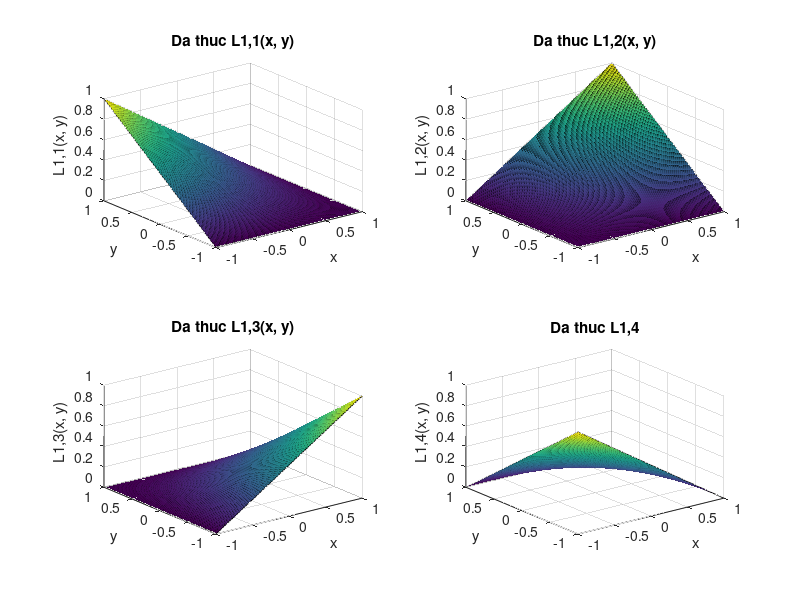

MATLAB code for this plot: (Note: this script raises an error after producing the figure.)
clc;
clear all;
close all;

% Visualize first degree Larange polynomials in [-1; 1] x [-1; 1].
x1 = -1:0.01:1;
y1 = -1:0.01:1;
[X1, Y1] = meshgrid(x1, y1);
L11 = (-X1 + Y1 - X1.*Y1 + 1)/4;
L12 = (X1 + Y1 + X1.*Y1 + 1)/4;
L13 = (X1 - Y1 - X1.*Y1 + 1)/4;
L14 = (-X1 - Y1 + X1.*Y1 + 1)/4;

figure('Name', 'Do thi ham Larange bac 1 tren mien [-1; 1] x [-1; 1]'...
    ,'NumberTitle','off')
subplot(2, 2, 1)
surf(X1, Y1, L11)
title('Da thuc L1,1(x, y)')
xlabel('x')
ylabel('y')
zlabel('L1,1(x, y)')
subplot(2, 2, 2)
surf(X1, Y1, L12)
title('Da thuc L1,2(x, y)')
xlabel('x')
ylabel('y')
zlabel('L1,2(x, y)')
subplot(2, 2, 3)
surf(X1, Y1, L13)
title('Da thuc L1,3(x, y)')
xlabel('x')
ylabel('y')
zlabel('L1,3(x, y)')
subplot(2, 2, 4)
surf(X1, Y1, L14)
title('Da thuc L1,4')
xlabel('x')
ylabel('y')
zlabel('L1,4(x, y)')
sgtitle('Cac da thuc Larange bac 1 tren mien [-1; 1] x [-1; 1]')


% Visualize z(x, y) = sin(pi*x) + cos(pi*y) in [0, 2] x [0, 2].
x2 = 0:0.02:2;
y2 = 0:0.02:2;
[X2, Y2] = meshgrid(x2, y2);
Z2 = sin(pi*X2) + cos(pi*Y2);
figure('Name', 'Do thi ham so z = sin(pi*x) + cos(pi*y) tren mien [0, 2] x [0, 2]'...
    ,'NumberTitle','off')
surf(X2, Y2, Z2)
title('Do thi ham so z = sin(pi*x) + cos(pi*y) tren mien [0, 2] x [0, 2]')
xlabel('x')
ylabel('y')
zlabel('z')


% Visualize second degree Larange polynomials in [-1; 1] x [-1; 1].
% We have 9 points: 
% Q1(-1, 1), Q2(0, 1), Q3(1, 1)
% Q4(1, 0), Q5(1, -1), Q6(0, -1)
% Q7(-1, -1), Q8(-1, 0), Q9(0, 0)
x3 = -1:0.01:1;
y3 = -1:0.01:1;
[X3, Y3] = meshgrid(x3, y3);
L21 = (X3.^2.*Y3.^2)/4 + (X3.^2.*Y3)/4 - (X3.*Y3.^2)/4 - (X3.*Y3)/4;
L22 = Y3.^2/2 - (X3.^2.*Y3)/2 - (X3.^2.*Y3.^2)/2 + Y3/2;
L23 = (X3.^2.*Y3.^2)/4 + (X3.^2.*Y3)/4 + (X3.*Y3.^2)/4 + (X3.*Y3)/4;
L24 = X3.^2/2 - (X3.^2.*Y3.^2)/2 - (X3.*Y3.^2)/2 + X3/2;
L25 = (X3.^2.*Y3.^2)/4 - (X3.^2.*Y3)/4 + (X3.*Y3.^2)/4 - (X3.*Y3)/4;
L26 = -(X3.^2.*Y3.^2)/2 + (X3.^2.*Y3)/2 + Y3.^2/2 - Y3/2;
L27 = (X3.^2.*Y3.^2)/4 - (X3.^2.*Y3)/4 - (X3.*Y3.^2)/4 + (X3.*Y3)/4;
L28 = -(X3.^2.*Y3.^2)/2 + X3.^2/2 + (X3.*Y3.^2)/2 - X3/2;
L29 = X3.^2.*Y3.^2 - X3.^2 - Y3.^2 + 1;

figure('Name', 'Do thi ham Larange bac 2 tren mien [-1; 1] x [-1; 1]'...
    ,'NumberTitle','off')
subplot(3, 3, 1)
surf(X3, Y3, L21)
title('Da thuc L2,1(x, y)')
xlabel('x')
ylabel('y')
zlabel('L2,1(x, y)')
subplot(3, 3, 2)
surf(X3, Y3, L22)
title('Da thuc L2,2(x, y)')
xlabel('x')
ylabel('y')
zlabel('L2,2(x, y)')
subplot(3, 3, 3)
surf(X3, Y3, L23)
title('Da thuc L2,3(x, y)')
xlabel('x')
ylabel('y')
zlabel('L2,3(x, y)')
subplot(3, 3, 4)
surf(X3, Y3, L24)
title('Da thuc L2,4(x, y)')
xlabel('x')
ylabel('y')
zlabel('L2,4(x, y)')
subplot(3, 3, 5)
surf(X3, Y3, L25)
title('Da thuc L2,5(x, y)')
xlabel('x')
ylabel('y')
zlabel('L2,5(x, y)')
subplot(3, 3, 6)
surf(X3, Y3, L26)
title('Da thuc L2,6(x, y)')
xlabel('x')
ylabel('y')
zlabel('L2,6(x, y)')
subplot(3, 3, 7)
surf(X3, Y3, L27)
title('Da thuc L2,7(x, y)')
xlabel('x')
ylabel('y')
zlabel('L2,7(x, y)')
subplot(3, 3, 8)
surf(X3, Y3, L28)
title('Da thuc L2,8(x, y)')
xlabel('x')
ylabel('y')
zlabel('L2,8(x, y)')
subplot(3, 3, 9)
surf(X3, Y3, L29)
title('Da thuc L2,9(x, y)')
xlabel('x')
ylabel('y')
zlabel('L2,9(x, y)')
sgtitle('Cac da thuc Larange bac 2 tren mien [-1; 1] x [-1; 1]')